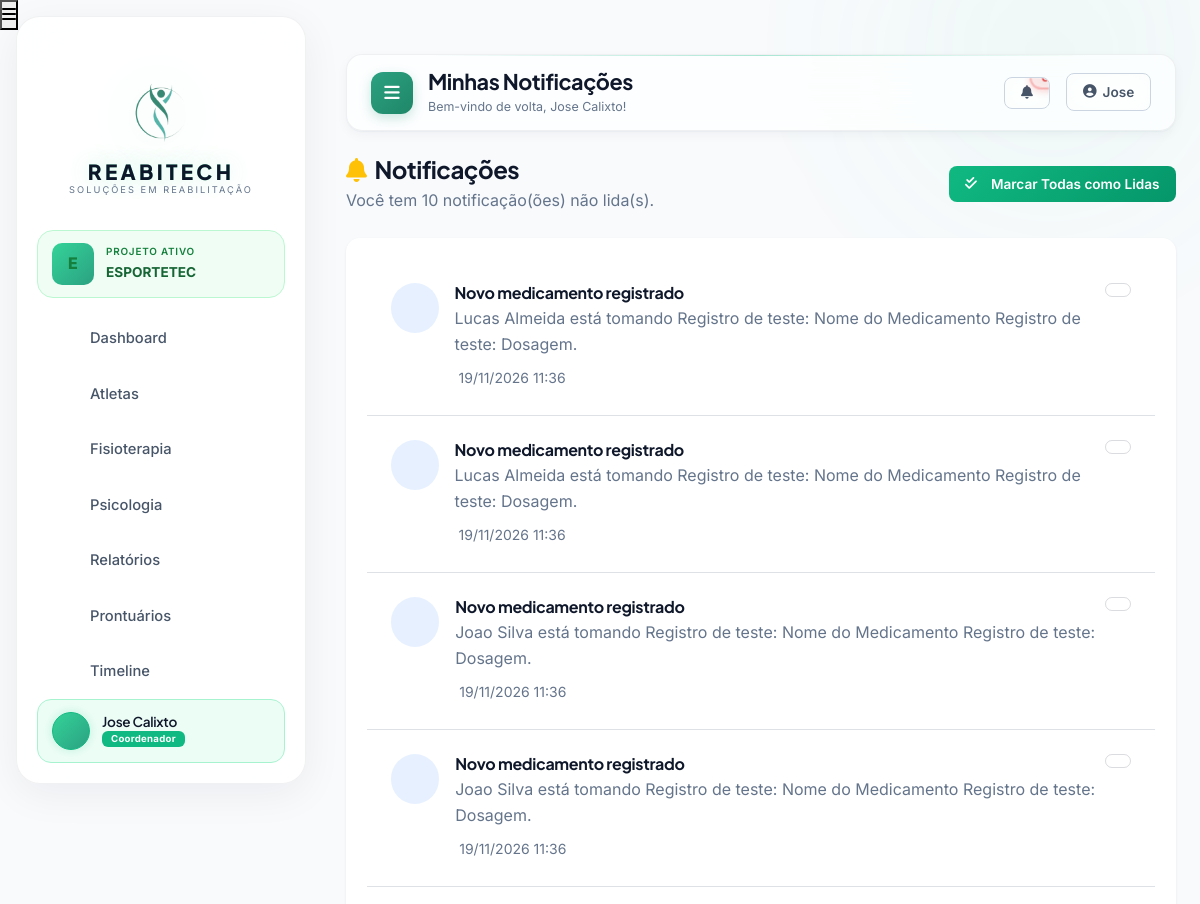
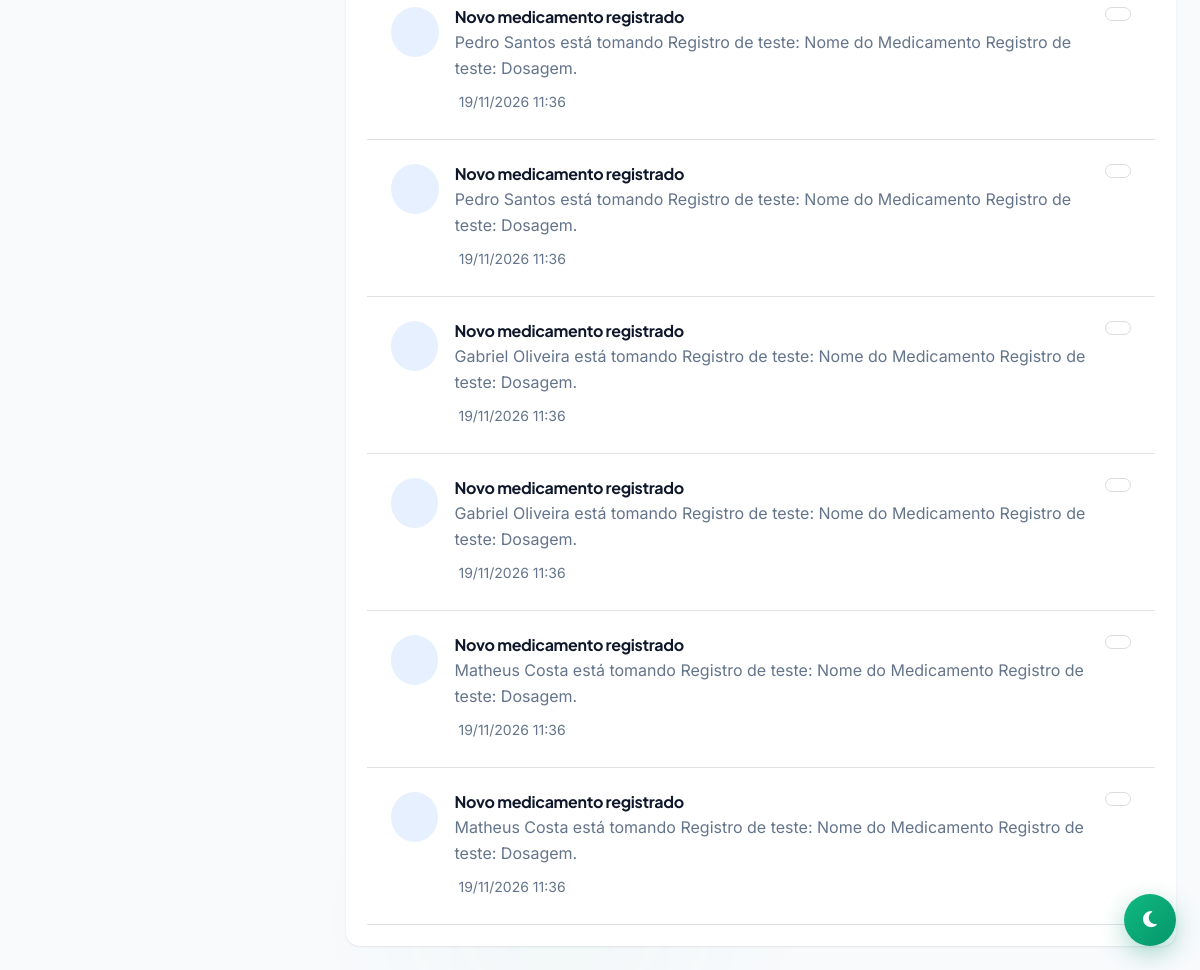
Page /dashboard/notificacoes/ (signed in) on the committed database (2 pictures, top to bottom).
### projetos/models.py (models this page shows, shortened)
class Projeto(models.Model):
    TIPO_CHOICES = [
        ('clinica', 'Clínica de Fisioterapia / Reabilitação'),
        ('escola', 'Escola / Instituição de Ensino'),
        ('time', 'Time / Clube Esportivo'),
        ('academia', 'Academia'),
        ('projeto_social', 'Projeto Social'),
        ('consultorio', 'Consultório Individual'),
        ('outro', 'Outro'),
    ]
    MODULOS_CHOICES = [
        ('fisioterapia', 'Fisioterapia'),
        ('psicologia', 'Psicologia'),
        ('tecnico', 'Análise Técnica'),
    ]
    nome = models.CharField(
        max_length=150,
        verbose_name='Nome do Projeto'
    )
    slug = models.SlugField(
        max_length=160,
        unique=True,
        blank=True,
        default='',
        verbose_name='Slug (URL)'
    )
    tipo = models.CharField(
        max_length=20,
        choices=TIPO_CHOICES,
        default='clinica',
        verbose_name='Tipo'
    )
    descricao = models.TextField(
        blank=True,
        default='',
        verbose_name='Descrição'
    )
    logo = models.ImageField(
        upload_to='projetos/logos/',
        blank=True,
        null=True,
        verbose_name='Logo'
    )
    plano = models.ForeignKey(
        Plano,
        on_delete=models.PROTECT,
        related_name='projetos',
        null=True,
        blank=True,
        verbose_name='Plano Contratado'
    )
    coordenador = models.ForeignKey(
        User,
        on_delete=models.PROTECT,
        related_name='projetos_coordenados',
        verbose_name='Coordenador Responsável'
    )
    modulos_ativos = models.JSONField(
        default=list,
        help_text="Módulos ativos: ['fisioterapia', 'psicologia', 'tecnico']",
        verbose_name='Módulos Ativos'
    )
    publico = models.BooleanField(
        default=False,
        help_text='Aparecer na landing page pública',
        verbose_name='Público'
    )
    ativo = models.BooleanField(
        default=True,
        verbose_name='Ativo'
    )
    criado_em = models.DateTimeField(
        auto_now_add=True,
        null=True,
        verbose_name='Criado em'
    )
    atualizado_em = models.DateTimeField(
        auto_now=True,
        null=True,
        verbose_name='Atualizado em'
    )
    data_expiracao_trial = models.DateTimeField(
        null=True,
        blank=True,
        help_text='Data em que o trial expira (null = sem expiração)',
        verbose_name='Expiração do Trial'
    )
    class Meta:
        ordering = ['-criado_em']
        verbose_name = 'Projeto'
        verbose_name_plural = 'Projetos'

### usuarios/models.py (models this page shows, shortened)
class Perfil(models.Model):
    TIPO_USUARIO = [
        ('coordenador', 'Coordenador'),
        ('tecnico', 'Técnico'),
        ('fisioterapeuta', 'Fisioterapeuta'),
        ('psicologo', 'Psicólogo'),
        ('atleta', 'Atleta'),
    ]
    SEXO_CHOICES = [
        ('masculino', 'Masculino'),
        ('feminino', 'Feminino'),
        ('outro', 'Outro'),
    ]
    usuario = models.OneToOneField(User, on_delete=models.CASCADE, related_name='perfil')
    tipo = models.CharField(max_length=20, choices=TIPO_USUARIO)
    telefone = models.CharField(max_length=15, blank=True)
    foto = models.ImageField(upload_to='perfil_fotos/', null=True, blank=True)
    senha_temporaria = models.BooleanField(default=False)
    data_nascimento = models.DateField(null=True, blank=True)
    sexo = models.CharField(max_length=20, choices=SEXO_CHOICES, blank=True, null=True)

class Notificacao(models.Model):
    usuario = models.ForeignKey(User, on_delete=models.CASCADE, related_name='notificacoes')
    titulo = models.CharField(max_length=200)
    mensagem = models.TextField()
    criada_em = models.DateTimeField(auto_now_add=True)
    lida = models.BooleanField(default=False)
    link = models.CharField(max_length=200, blank=True, null=True)
    class Meta:                    # 🔥 ADICIONAR ESSE BLOCO
        ordering = ['-criada_em']
        indexes = [
            models.Index(fields=['usuario', 'lida']),
        ]

### dashboard/views.py (the view)
# urls.py: path('notificacoes/', views.notificacoes, name='notificacoes'),
@login_required
def notificacoes(request):
    notificacoes = request.user.notificacoes.filter(lida=False).order_by('-criada_em')[:10]
    return render(request, 'dashboard/notificacoes.html', {'notificacoes': notificacoes})

### templates/dashboard/notificacoes.html (shortened to what this page needs)
{% extends 'base.html' %}
{% load static %}
{% block page_title %}Minhas Notificações{% endblock %}
{% block content %}
<div class="container-fluid p-0">
    <div class="d-flex justify-content-between align-items-center mb-4">
        <div>
            <h4 class="fw-bold mb-1"><i class="fas fa-bell me-2 text-warning"></i>Notificações</h4>
            <p class="text-muted mb-0">Você tem {{ notificacoes|length }} notificação(ões) não lida(s).</p>
 </div>
        <div class="d-flex gap-2">
            {% if notificacoes %}
            <a href="{% url 'dashboard:marcar_todas_lidas' %}" class="btn btn-primary-custom">
                <i class="fas fa-check-double me-2"></i> Marcar Todas como Lidas
 </a>
            {% endif %}
 </div>
 </div>
    <div class="card-modern p-0">
        {% for notif in notificacoes %}
        <div class="p-4 border-bottom d-flex align-items-start">
            <div class="bg-primary bg-opacity-10 rounded-circle p-3 me-3" style="width: 50px; height: 50px; display: flex; align-items: center; justify-content: center;">
 </div>
            <div class="flex-grow-1">
                <h6 class="fw-bold mb-1">{{ notif.titulo }}</h6>
                <p class="text-muted mb-2">{{ notif.mensagem }}</p>
                <small class="text-muted">{{ notif.criada_em|date:"d/m/Y H:i" }}</small>
 </div>
            <a href="{% url 'dashboard:marcar_notificacao_lida' notif.id %}" class="btn btn-sm btn-outline-secondary rounded-circle" title="Marcar como lida">
 </a>
 </div>
        {% empty %}
        <div class="text-center py-5">
            <i class="fas fa-bell-slash fs-1 d-block mb-3 opacity-25 text-muted"></i>
            <h5 class="text-muted">Nenhuma notificação</h5>
            <p class="text-muted mb-0">Você está em dia com suas notificações! </p>
 </div>
        {% endfor %}
 </div>
</div>
{% endblock %}

### templates/base.html (shortened to what this page needs)
{% load static %}
<!DOCTYPE html>
<html lang="pt-br" data-theme="light" style="background-color: #0b1120;">
<head>
    <link href="https://cdn.jsdelivr.net/npm/bootstrap@5.1.3/dist/css/bootstrap.min.css" rel="stylesheet">
    <link rel="stylesheet" href="https://cdnjs.cloudflare.com/ajax/libs/font-awesome/6.5.0/css/all.min.css">
    <link rel="stylesheet" href="https://unpkg.com/@phosphor-icons/web@2.1.1/src/regular/style.css">
    <link rel="stylesheet" href="https://unpkg.com/@phosphor-icons/web@2.1.1/src/fill/style.css">
    <link href="https://unpkg.com/aos@2.3.1/dist/aos.css" rel="stylesheet">
    <link rel="stylesheet" href="{% static 'css/design-system.css' %}">
    <link rel="stylesheet" href="{% static 'css/theme.css' %}">
    <link rel="stylesheet" href="{% static 'css/internal-effects.css' %}">
    <link rel="stylesheet" href="{% static 'css/style.css' %}">
    <link rel="stylesheet" href="{% static 'css/animations.css' %}">
    <link rel="stylesheet" href="{% static 'css/premium-effects.css' %}">
    <link rel="stylesheet" href="{% static 'css/premium-responsive.css' %}">
    <link rel="stylesheet" href="{% static 'css/premium-pages.css' %}">
    <link rel="stylesheet" href="{% static 'css/premium-glass-3d.css' %}">
    <link rel="stylesheet" href="{% static 'css/glass-sidebar-3d.css' %}">
    <link rel="stylesheet" href="{% static 'css/dark-mode-fixes.css' %}">
    <link rel="stylesheet" href="{% static 'css/splash.css' %}">
    <link rel="stylesheet" href="{% static 'css/custom-premium.css' %}">
<link rel="stylesheet" href="{% static 'css/internal-cyber.css' %}">
<link rel="stylesheet" href="{% static 'css/dash-cyber.css' %}">
<link rel="stylesheet" href="{% static 'css/sidebar-modern.css' %}">
<link rel="stylesheet" href="{% static 'css/atleta-enhancements.css' %}">
    <link rel="stylesheet" href="/static/css/responsive-master.css">
<link rel="stylesheet" href="{% static 'css/global-super-effects.css' %}?v=1.0">
</head>
<body>
<button class="mobile-menu-btn" id="mobileMenuBtn" aria-label="Abrir menu">
    <i class="fas fa-bars"></i>
</button>
{% if user.is_authenticated %}
<div class="sidebar" id="sidebar">
    <div class="sidebar-logo">
        <img src="{% static 'images/logo.png' %}" alt="REABITECH" onerror="this.src='https://via.placeholder.com/140x140?text=REABITECH'" loading="lazy">
        <h3>REABITECH</h3>
        <p>Soluções em Reabilitação</p>
 </div>
    {% if projeto_ativo_global %}
    <div style="padding: 0 12px 16px;">
        <div style="background: rgba(52, 211, 153, 0.15); border: 1px solid rgba(52, 211, 153, 0.25); border-radius: 14px; padding: 12px 14px; display: flex; align-items: center; gap: 12px;">
            {% if projeto_ativo_global.logo %}
            <img src="{{ projeto_ativo_global.logo.url }}" alt="{{ projeto_ativo_global.nome }}" style="width: 42px; height: 42px; object-fit: cover; border-radius: 10px; flex-shrink: 0;" loading="lazy">
            {% else %}
            <div style="width: 42px; height: 42px; border-radius: 10px; background: linear-gradient(135deg, #34d399, #2BA181); display: flex; align-items: center; justify-content: center; color: white; font-weight: 800; font-size: 1rem; flex-shrink: 0;">
                {{ projeto_ativo_global.nome|first|upper }}
            </div>
            {% endif %}
            <div style="min-width: 0; flex: 1;">
                <div style="font-size: 0.62rem; color: rgba(167, 243, 208, 0.7); letter-spacing: 0.08em; text-transform: uppercase; font-weight: 600; margin-bottom: 2px;">
                    Projeto ativo
 </div>
                <div style="font-weight: 700; color: white; font-size: 0.85rem; white-space: nowrap; overflow: hidden; text-overflow: ellipsis;">
                    {{ projeto_ativo_global.nome }}
 </div>
 </div>
 </div>
 </div>
    {% endif %}
        <div class="sidebar-menu" data-lenis-prevent>
        {% if user.perfil.tipo == 'coordenador' %}
        <a href="{% url 'dashboard:dashboard_coordenador' %}" class="sidebar-item {% if request.resolver_match.url_name == 'dashboard_coordenador' %}active{% endif %}"><span>Dashboard</span></a>
        <a href="{% url 'dashboard:coordenador_atletas' %}" class="sidebar-item {% if request.resolver_match.url_name == 'coordenador_atletas' %}active{% endif %}"><span>Atletas</span></a>
        <a href="{% url 'dashboard:coordenador_fisioterapia' %}" class="sidebar-item {% if request.resolver_match.url_name == 'coordenador_fisioterapia' %}active{% endif %}"><span>Fisioterapia</span></a>
        <a href="{% url 'dashboard:coordenador_psicologia' %}" class="sidebar-item {% if request.resolver_match.url_name == 'coordenador_psicologia' %}active{% endif %}"><span>Psicologia</span></a>
        <a href="{% url 'dashboard:coordenador_relatorios' %}" class="sidebar-item {% if request.resolver_match.url_name == 'coordenador_relatorios' %}active{% endif %}"><span>Relatórios</span></a>
        <a href="{% url 'prontuario:lista_prontuarios' %}" class="sidebar-item {% if 'prontuario' in request.path and 'timeline' not in request.path %}active{% endif %}"><span>Prontuários</span></a>
        <a href="{% url 'prontuario:timeline_global' %}" class="sidebar-item {% if 'timeline' in request.path %}active{% endif %}"><span>Timeline</span></a>
        {% endif %}
    </div>
    <div class="sidebar-user">
        {% if user.perfil.foto %}
        <div class="avatar">
            <img alt="" src="{{ user.perfil.foto.url }}" style="width: 100%; height: 100%; object-fit: cover;" loading="lazy">
 </div>
        {% else %}
        <div class="avatar"></div>
        {% endif %}
        <h6>{{ user.get_full_name|default:user.username }}</h6>
        <span class="badge">{{ user.perfil.get_tipo_display }}</span>
 </div>
</div>
{% endif %}
    <div class="main-content {% if not user.is_authenticated %}no-sidebar{% endif %}" id="mainContent">
        {% if user.is_authenticated %}
        <div class="top-navbar">
            <div class="page-title">
                <button class="toggle-btn-integrated d-none d-lg-flex" id="desktopToggleBtn">
                    <i class="fas fa-bars"></i>
 </button>
                <div>
                    <h2>{% block page_title %}Dashboard{% endblock %}</h2>
                    <p>Bem-vindo de volta, {{ user.get_full_name|default:user.username }}!</p>
 </div>
 </div>
            <div class="d-flex align-items-center gap-3">
                <div class="dropdown">
                    <button class="btn btn-outline-custom position-relative dropdown-toggle" type="button" data-bs-toggle="dropdown">
                        <i class="fas fa-bell"></i>
                        {% if total_notificacoes > 0 %}
                        <span class="position-absolute top-0 start-100 translate-middle badge rounded-pill bg-danger" style="font-size: 10px;">
                            {{ total_notificacoes }}
 </span>
                        {% endif %}
 </button>
 </div>
                <div class="dropdown">
                    <button class="btn btn-outline-custom dropdown-toggle" type="button" data-bs-toggle="dropdown">
                        <i class="fas fa-user-circle"></i>
                        <span>{{ user.get_short_name|default:user.username|truncatechars:15 }}</span>
 </button>
 </div>
 </div>
 </div>
        {% endif %}
        {% block content %}{% endblock %}
 </div>
    {% if user.is_authenticated %}
    <button class="theme-toggle-global" id="themeToggleGlobal" title="Alternar tema claro/escuro">
 </button>
    {% endif %}
</body>
</html>

### rows in the picture
Projeto: nome|first "E", nome "ESPORTETEC"
Notificacao: titulo "Novo medicamento registrado", mensagem "Lucas Almeida está tomando Registro de teste: Nome do Medicamento Registro de teste: Dosagem.", criada_em "19/11/2026 11:36"
Notificacao: titulo "Novo medicamento registrado", mensagem "Lucas Almeida está tomando Registro de teste: Nome do Medicamento Registro de teste: Dosagem.", criada_em "19/11/2026 11:36"
Notificacao: titulo "Novo medicamento registrado", mensagem "Joao Silva está tomando Registro de teste: Nome do Medicamento Registro de teste: Dosagem.", criada_em "19/11/2026 11:36"
Notificacao: titulo "Novo medicamento registrado", mensagem "Joao Silva está tomando Registro de teste: Nome do Medicamento Registro de teste: Dosagem.", criada_em "19/11/2026 11:36"
Notificacao: titulo "Novo medicamento registrado", mensagem "Pedro Santos está tomando Registro de teste: Nome do Medicamento Registro de teste: Dosagem.", criada_em "19/11/2026 11:36"
Notificacao: titulo "Novo medicamento registrado", mensagem "Pedro Santos está tomando Registro de teste: Nome do Medicamento Registro de teste: Dosagem.", criada_em "19/11/2026 11:36"
Notificacao: titulo "Novo medicamento registrado", mensagem "Gabriel Oliveira está tomando Registro de teste: Nome do Medicamento Registro de teste: Dosagem.", criada_em "19/11/2026 11:36"
Notificacao: titulo "Novo medicamento registrado", mensagem "Gabriel Oliveira está tomando Registro de teste: Nome do Medicamento Registro de teste: Dosagem.", criada_em "19/11/2026 11:36"
Notificacao: titulo "Novo medicamento registrado", mensagem "Matheus Costa está tomando Registro de teste: Nome do Medicamento Registro de teste: Dosagem.", criada_em "19/11/2026 11:36"
Notificacao: titulo "Novo medicamento registrado", mensagem "Matheus Costa está tomando Registro de teste: Nome do Medicamento Registro de teste: Dosagem.", criada_em "19/11/2026 11:36"

### other values in the picture
{{ user.get_full_name|default:user.username }} "Jose Calixto"
{{ user.perfil.get_tipo_display }} "Coordenador"
{{ user.get_short_name|default:user.username|truncatechars:15 }} "Jose"
{{ notificacoes|length }} "10"
